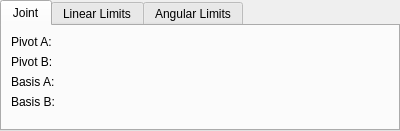
<?xml version="1.0" encoding="UTF-8"?>
<ui version="4.0">
 <class>DeformableFixed</class>
 <widget class="QWidget" name="DeformableFixed">
  <property name="geometry">
   <rect>
    <x>0</x>
    <y>0</y>
    <width>400</width>
    <height>120</height>
   </rect>
  </property>
  <property name="windowTitle">
   <string>Form</string>
  </property>
  <layout class="QVBoxLayout" name="verticalLayout">
   <property name="leftMargin">
    <number>0</number>
   </property>
   <property name="topMargin">
    <number>0</number>
   </property>
   <property name="rightMargin">
    <number>0</number>
   </property>
   <property name="bottomMargin">
    <number>0</number>
   </property>
   <item>
    <widget class="QTabWidget" name="tabWidget">
     <property name="styleSheet">
      <string notr="true"/>
     </property>
     <property name="currentIndex">
      <number>0</number>
     </property>
     <widget class="QWidget" name="tabWidgetPage1">
      <attribute name="title">
       <string>Joint</string>
      </attribute>
      <layout class="QFormLayout" name="formLayout_2">
       <property name="fieldGrowthPolicy">
        <enum>QFormLayout::AllNonFixedFieldsGrow</enum>
       </property>
       <item row="0" column="0">
        <widget class="QLabel" name="label">
         <property name="text">
          <string>Pivot A:</string>
         </property>
        </widget>
       </item>
       <item row="2" column="1">
        <widget class="RotationSetter" name="widgetBasisA" native="true"/>
       </item>
       <item row="3" column="0">
        <widget class="QLabel" name="label_4">
         <property name="text">
          <string>Basis B:</string>
         </property>
        </widget>
       </item>
       <item row="1" column="0">
        <widget class="QLabel" name="label_2">
         <property name="text">
          <string>Pivot B:</string>
         </property>
        </widget>
       </item>
       <item row="0" column="1">
        <widget class="Vec3Setter" name="widgetPivotA" native="true"/>
       </item>
       <item row="3" column="1">
        <widget class="RotationSetter" name="widgetBasisB" native="true"/>
       </item>
       <item row="2" column="0">
        <widget class="QLabel" name="label_3">
         <property name="text">
          <string>Basis A:</string>
         </property>
        </widget>
       </item>
       <item row="1" column="1">
        <widget class="Vec3Setter" name="widgetPivotB" native="true"/>
       </item>
      </layout>
     </widget>
     <widget class="QWidget" name="tabWidgetPage2">
      <attribute name="title">
       <string>Linear Limits</string>
      </attribute>
      <layout class="QFormLayout" name="formLayout_3">
       <item row="0" column="0">
        <widget class="QLabel" name="label_5">
         <property name="sizePolicy">
          <sizepolicy hsizetype="Preferred" vsizetype="Preferred">
           <horstretch>0</horstretch>
           <verstretch>0</verstretch>
          </sizepolicy>
         </property>
         <property name="text">
          <string>Linear Offset:</string>
         </property>
        </widget>
       </item>
       <item row="0" column="1">
        <widget class="Vec3Setter" name="widgetLinOffset" native="true"/>
       </item>
       <item row="1" column="0">
        <widget class="QLabel" name="label_6">
         <property name="text">
          <string>Linear Limit:</string>
         </property>
        </widget>
       </item>
       <item row="1" column="1">
        <widget class="QDoubleSpinBox" name="spinBoxLinLimit">
         <property name="decimals">
          <number>4</number>
         </property>
         <property name="maximum">
          <double>9999.000000000000000</double>
         </property>
        </widget>
       </item>
       <item row="2" column="0">
        <widget class="QLabel" name="label_7">
         <property name="text">
          <string>Linear Yield Strength:</string>
         </property>
         <property name="wordWrap">
          <bool>false</bool>
         </property>
        </widget>
       </item>
       <item row="2" column="1">
        <widget class="Vec3Setter" name="widgetLinYield" native="true"/>
       </item>
       <item row="3" column="0">
        <widget class="QLabel" name="label_8">
         <property name="text">
          <string>Linear Ultimate Strength:</string>
         </property>
         <property name="wordWrap">
          <bool>false</bool>
         </property>
        </widget>
       </item>
       <item row="3" column="1">
        <widget class="Vec3Setter" name="widgetLinUltimate" native="true"/>
       </item>
      </layout>
     </widget>
     <widget class="QWidget" name="tabWidgetPage3">
      <attribute name="title">
       <string>Angular Limits</string>
      </attribute>
      <layout class="QFormLayout" name="formLayout">
       <property name="fieldGrowthPolicy">
        <enum>QFormLayout::AllNonFixedFieldsGrow</enum>
       </property>
       <item row="0" column="0">
        <widget class="QLabel" name="label_9">
         <property name="text">
          <string>Angular Offset:</string>
         </property>
        </widget>
       </item>
       <item row="2" column="1">
        <widget class="Vec3Setter" name="widgetAngYield" native="true"/>
       </item>
       <item row="3" column="0">
        <widget class="QLabel" name="label_12">
         <property name="text">
          <string>Angular Ultimate Strength:</string>
         </property>
         <property name="wordWrap">
          <bool>false</bool>
         </property>
        </widget>
       </item>
       <item row="3" column="1">
        <widget class="Vec3Setter" name="widgetAngUltimate" native="true"/>
       </item>
       <item row="1" column="0">
        <widget class="QLabel" name="label_10">
         <property name="text">
          <string>Angular Limit:</string>
         </property>
        </widget>
       </item>
       <item row="0" column="1">
        <widget class="RotationSetter" name="widgetAngOffset" native="true"/>
       </item>
       <item row="2" column="0">
        <widget class="QLabel" name="label_11">
         <property name="text">
          <string>Angular Yeild Strength:</string>
         </property>
         <property name="wordWrap">
          <bool>false</bool>
         </property>
        </widget>
       </item>
       <item row="1" column="1">
        <layout class="QHBoxLayout" name="horizontalLayout">
         <item>
          <widget class="QDoubleSpinBox" name="spinBoxAngLimit">
           <property name="sizePolicy">
            <sizepolicy hsizetype="MinimumExpanding" vsizetype="Fixed">
             <horstretch>0</horstretch>
             <verstretch>0</verstretch>
            </sizepolicy>
           </property>
           <property name="decimals">
            <number>4</number>
           </property>
           <property name="maximum">
            <double>9999.000000000000000</double>
           </property>
          </widget>
         </item>
         <item>
          <widget class="QRadioButton" name="radioRadius">
           <property name="sizePolicy">
            <sizepolicy hsizetype="Fixed" vsizetype="Fixed">
             <horstretch>0</horstretch>
             <verstretch>0</verstretch>
            </sizepolicy>
           </property>
           <property name="text">
            <string>Radius</string>
           </property>
           <property name="checked">
            <bool>true</bool>
           </property>
          </widget>
         </item>
         <item>
          <widget class="QRadioButton" name="radioDegree">
           <property name="sizePolicy">
            <sizepolicy hsizetype="Fixed" vsizetype="Fixed">
             <horstretch>0</horstretch>
             <verstretch>0</verstretch>
            </sizepolicy>
           </property>
           <property name="text">
            <string>Degree</string>
           </property>
          </widget>
         </item>
        </layout>
       </item>
      </layout>
     </widget>
    </widget>
   </item>
  </layout>
 </widget>
 <customwidgets>
  <customwidget>
   <class>RotationSetter</class>
   <extends>QWidget</extends>
   <header>rotationsetter.h</header>
   <container>1</container>
  </customwidget>
  <customwidget>
   <class>Vec3Setter</class>
   <extends>QWidget</extends>
   <header>vec3setter.h</header>
   <container>1</container>
  </customwidget>
 </customwidgets>
 <resources/>
 <connections/>
</ui>
